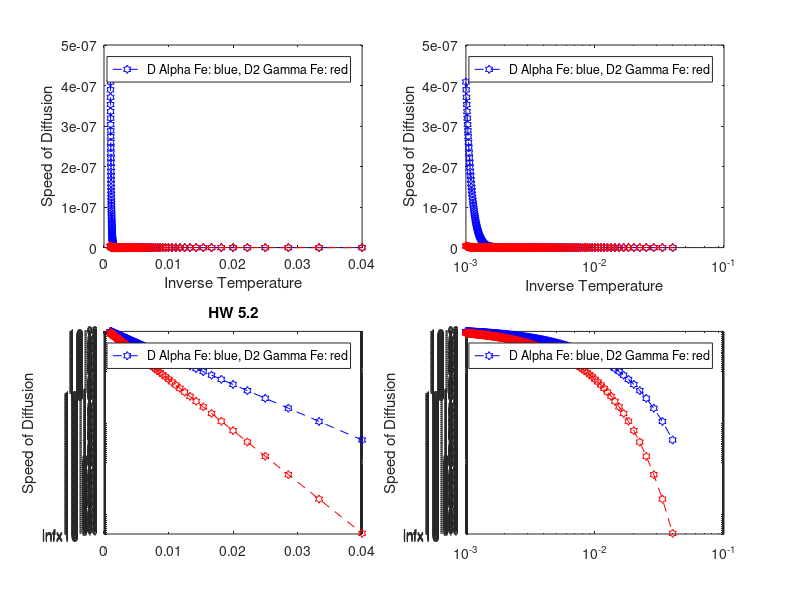

MATLAB code for this plot:
% Week 5 Task 1 MATLAB Homework
% File: HW_5p2_Task1_pipoat.m
% Date: 17 February 2022
% By: Andrew Pipo (pipoat)
%
% Section: 016
% Team: 234
%
% ELECTRONIC SIGNATURE
% Andrew Pipo
%
% The electronic signature above indicates the script
% submitted for evaluation is my individual work, and I
% have a general understanding of all aspects of its
% development and execution.
%
% This program can calculate the speed of diffusion for
% Alpha Fe and Gamma Fe for a temperature and plots the diffusivity
% vs inverse temperature.

clear; clc

% Part of Program for Alpha Fe

Do = 0.0062;
Qd = 80000;
R = 8.31;
T = 25:5:1000;
InvT = 1./T;
InvT = sort(InvT);

D = Do*exp(-(Qd ./ (R*(1./InvT))));

% Part of Program for Gamma Fe

Do2 = 0.23;
Qd2 = 148000;

D2 = Do2*exp(-(Qd2 ./ (R*(1./InvT))));

% Plotting


subplot(2,2,1)
plot(InvT,D,'--hb',InvT,D2,'--hr');
xlabel("Inverse Temperature");
ylabel("Speed of Diffusion");
legend('D Alpha Fe: blue, D2 Gamma Fe: red');


subplot(2,2,2)
semilogx(InvT,D,'--hb',InvT,D2,'--hr');
xlabel("Inverse Temperature");
ylabel("Speed of Diffusion");
legend('D Alpha Fe: blue, D2 Gamma Fe: red');

subplot(2,2,3)
semilogy(InvT,D,'--hb',InvT,D2,'--hr');
xlabel("Inverse Temperature");
ylabel("Speed of Diffusion");
title('HW 5.2');
legend('D Alpha Fe: blue, D2 Gamma Fe: red');

subplot(2,2,4)
loglog(InvT,D,'--hb',InvT,D2,'--hr');
xlabel("Inverse Temperature");
ylabel("Speed of Diffusion");
legend('D Alpha Fe: blue, D2 Gamma Fe: red');



